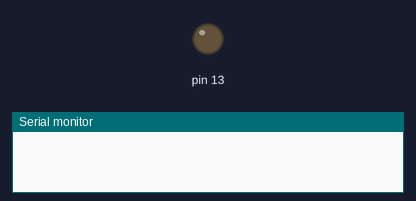
The sketch below on a simulated Arduino Uno, built with avr-gcc and run on an emulated ATmega328P. On the bench: output pins drawn as LEDs (lit = HIGH), the last lines printed to the serial monitor.

Above: at 0.25 s.
At 15.6 s:
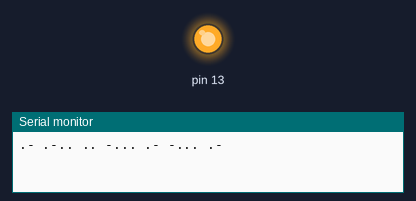
Timing chart, 0 to 17.4 s (numbered marks = the images above):
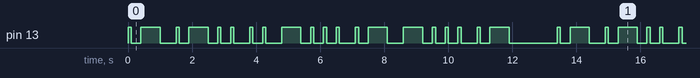

The sketch:

BEEE.ino
```cpp
#include <SoftwareSerial.h>

/*
  This program blinks pin 13 of the Arduino (the
  built-in LED)
*/

void setup()
{
  Serial.begin(9600);
  pinMode(13, OUTPUT);
}

void loop()
{

  char s[]="alibaba",ch;
  char morse[100]="";
 for(int i=0;s[i]!='\0';i++)
  {
   ch=s[i];
     			if (ch == 'a' || ch == 'A')
                {

                   strcat(morse,".- ");   // morse += ".- ";
                }
                else if (ch == 'b' || ch == 'B')
                {
                 strcat(morse,"-... ");   //  	 morse += "-... ";
                }
                else if (ch == 'c' || ch == 'C')
                {
                    strcat(morse,"-.-. ");   //morse += "-.-. ";
                }
                else if (ch == 'd' || ch == 'D')
                {
                    strcat(morse,"-.. ");   //morse += "-.. ";
                }
                else if (ch == 'e' || ch == 'E')
                {
                    strcat(morse,". ");   //morse += ". ";
                }
                else if (ch == 'f' || ch == 'F')
                {
                    strcat(morse,"..-. ");   //morse += "..-. ";
                }
                else if (ch == 'g' || ch == 'G')
                {
                    strcat(morse,"--. ");   //morse += "--. ";
                }
                else if (ch == 'h' || ch == 'H')
                {
                    strcat(morse,".... ");   //morse += ".... ";
                }
                else if (ch == 'i' || ch == 'I')
                {
                    strcat(morse,".. ");   //morse += ".. ";
                }
                else if (ch == 'j' || ch == 'J')
                {
                    strcat(morse,".--- ");   //morse += ".--- ";
                }
                else if (ch == 'k' || ch == 'K')
                {
                    strcat(morse,"-.- ");   //morse += "-.- ";
                }
                else if (ch == 'l' || ch == 'L')
                {
                    strcat(morse,".-.. ");   //morse += ".-.. ";
                }
                else if (ch == 'm' || ch == 'M')
                {
                    strcat(morse,"-- ");   //morse += "-- ";
                }
                else if (ch == 'n' || ch == 'N')
                {
                    strcat(morse,"-. ");   //morse += "-. ";
                }
                else if (ch == 'o' || ch == 'O')
                {
                    strcat(morse,"--- ");   //morse += "--- ";
                }
                else if (ch == 'p' || ch == 'P')
                {
                    strcat(morse,".--. ");   //morse += ".--. ";
                }
                else if (ch == 'Q' || ch == 'q')
                {
                    strcat(morse,"--.- ");   //morse += "--.- ";
                }
                else if (ch == 'r' || ch == 'R')
                {
                    strcat(morse,".-. ");   //morse += ".-. ";
                }
                else if (ch == 's' || ch == 'S')
                {
                    strcat(morse,"... ");   //morse += "... ";
                }
                else if (ch == 'T' || ch == 't')
                {
                    strcat(morse,"- ");   //morse += "- ";
                }
                else if (ch == 'u' || ch == 'U')
                {
                    strcat(morse,"..- ");   //morse += "..- ";
                }
                else if (ch == 'V' || ch == 'v')
                {
                    strcat(morse,"...- ");   //morse += "...- ";
                }
                else if (ch == 'w' || ch == 'W')
                {
                    strcat(morse,".-- ");   //morse += ".-- ";
                }
                else if (ch == 'x' || ch == 'X')
                {
                    strcat(morse,"-..- ");   //morse += "-..- ";
                }
                else if (ch == 'y' || ch == 'Y')
                {
                    strcat(morse,"-.-- ");   //morse += "-.-- ";
                }
                else if (ch == 'z' || ch == 'Z')
                {
                    strcat(morse,"--.. ");   //morse += "--.. ";
                }
                else if (ch == ' ')
                {
                    strcat(morse,"/");   //morse += "/";
                }

  }
  for(int u=0;morse[u]!='\0';u++)
  {
    	if(morse[u]=='.')
        {
          //
          digitalWrite(13,HIGH);
          delay(100);
          digitalWrite(13,LOW);
          if(morse[u+1]!=' ')
          delay(300);
        }
    	else if(morse[u]=='-')
        {
          //
          digitalWrite(13,HIGH);
          delay(600);
          digitalWrite(13,LOW);
          if(morse[u+1]!=' ')
          delay(300);
        }
    	else if(morse[u]=='/')
        {
          //
          delay(900);

        }
    	else if(morse[u]==' ')
        {
          //
          delay(500);
        }
  }


   Serial.println(morse);
  delay(1000);
}
```

Measured:
- by itself, pin 13: moves between LOW and HIGH, repeating every 13.4 s
- by itself, everything shown: repeats every 13.4 s, in 40 steps
